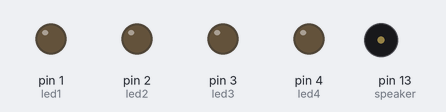
The sketch below on a simulated Arduino Uno, built with avr-gcc and run on an emulated ATmega328P. Shown: output pins drawn as LEDs (lit = HIGH), buzzer (waves = sounding).

Above: at 0.2 s.
At 4.5 s:
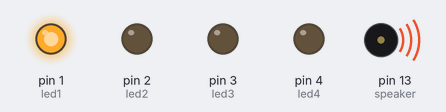
At 9.3 s:
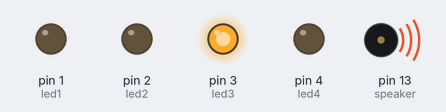
At 16.1 s:
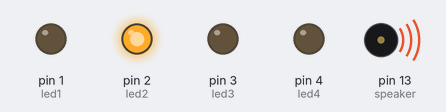
At 18.7 s:
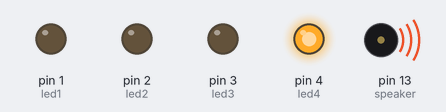
Timing chart, 0 to 22.3 s (numbered marks = the images above):
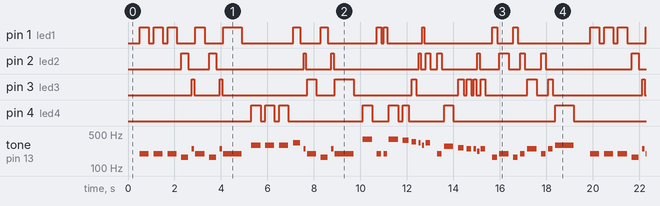

Measured:
- by itself, pin 1 (led1): moves between LOW and HIGH, repeating every 19.4 s
- by itself, pin 2 (led2): LOW → HIGH at 2.3 s, → LOW 0.30 s later, → HIGH 0.90 s later, → LOW 0.30 s later, … (44 changes in this stretch)
- by itself, pin 3 (led3): LOW → HIGH at 2.8 s, → LOW 0.10 s later, → HIGH 1.1 s later, → LOW 0.10 s later, … (44 changes in this stretch)
- by itself, pin 4 (led4): LOW → HIGH at 5.3 s, → LOW 0.40 s later, → HIGH 0.20 s later, → LOW 0.40 s later, … (32 changes in this stretch)
- by itself, tone on pin 13 (speaker): plays 196 Hz for 0.40 s, 196 Hz for 0.40 s, 196 Hz for 0.40 s, 165 Hz for 0.30 s, 247 Hz for 0.10 s, 196 Hz for 0.40 s … (86 notes in this stretch)

The sketch:

The_Imperial_March.ino
```cpp
int speaker = 13;
int led1 = 1;
int led2 = 2;
int led3 = 3;
int led4 = 4;
int E3 = 165;
int G3 = 196;
#define A3 220
int B3 = 247;
int C4 = 262;
int CS4 = 277;
int D4 = 294;
int E4 = 330;
int F4 = 349;
int FS4 = 370;
int G4 = 392;

void setup() {
  // put your setup code here, to run once:
  pinMode(speaker, OUTPUT);
  pinMode(led1, OUTPUT);
  pinMode(led2, OUTPUT);
  pinMode(led3, OUTPUT);
  pinMode(led4, OUTPUT);
}

void loop() {
  // put your main code here, to run repeatedly:
  delay(500);
  for (int i = 0; i < 3; i++)  {
    digitalWrite(led1, HIGH);
    tone(speaker, G3);
    delay(400);
    digitalWrite(led1, LOW);
    noTone(speaker);
    delay(200);
  }

  digitalWrite(led2, HIGH);
  tone(speaker, E3);
  delay(300);
  digitalWrite(led2, LOW);
  noTone(speaker);
  delay(150);

  digitalWrite(led3, HIGH);
  tone(speaker, B3);
  delay(100);
  digitalWrite(led3, LOW);
  noTone(speaker);
  delay(50);

  digitalWrite(led1, HIGH);
  tone(speaker, G3);
  delay(400);
  digitalWrite(led1, LOW);
  noTone(speaker);
  delay(200);

  digitalWrite(led2, HIGH);
  tone(speaker, E3);
  delay(300);
  digitalWrite(led2, LOW);
  noTone(speaker);
  delay(150);

  digitalWrite(led3, HIGH);
  tone(speaker, B3);
  delay(100);
  digitalWrite(led3, LOW);
  noTone(speaker);
  delay(50);

  digitalWrite(led1, HIGH);
  tone(speaker, G3);
  delay(800);
  digitalWrite(led1, LOW);
  noTone(speaker);
  delay(400);

//NEW SECTION

  for (int i = 0; i < 3; i++)  {
    digitalWrite(led4, HIGH);
    tone(speaker, D4);
    delay(400);
    digitalWrite(led4, LOW);
    noTone(speaker);
    delay(200);
  }

  digitalWrite(led1, HIGH);
  tone(speaker, E4);
  delay(300);
  digitalWrite(led1, LOW);
  noTone(speaker);
  delay(150);

  digitalWrite(led2, HIGH);
  tone(speaker, B3);
  delay(100);
  digitalWrite(led2, LOW);
  noTone(speaker);
  delay(50);

  digitalWrite(led3, HIGH);
  tone(speaker, G3);
  delay(400);
  digitalWrite(led3, LOW);
  noTone(speaker);
  delay(200);

  digitalWrite(led1, HIGH);
  tone(speaker, E3);
  delay(300);
  digitalWrite(led1, LOW);
  noTone(speaker);
  delay(150);

  digitalWrite(led2, HIGH);
  tone(speaker, B3);
  delay(100);
  digitalWrite(led2, LOW);
  noTone(speaker);
  delay(50);

  digitalWrite(led3, HIGH);
  tone(speaker, G3);
  delay(800);
  digitalWrite(led3, LOW);
  noTone(speaker);
  delay(400);

//NEW SECTION


  digitalWrite(led4, HIGH);
  tone(speaker, G4);
  delay(400);
  digitalWrite(led4, LOW);
  noTone(speaker);
  delay(200);

  digitalWrite(led1, HIGH);
  tone(speaker, G3);
  delay(200);
  digitalWrite(led1, LOW);
  noTone(speaker);
  delay(100);

  digitalWrite(led1, HIGH);
  tone(speaker, G3);
  delay(150);
  digitalWrite(led1, LOW);
  noTone(speaker);
  delay(75);

  digitalWrite(led4, HIGH);
  tone(speaker, G4);
  delay(400);
  digitalWrite(led4, LOW);
  noTone(speaker);
  delay(200);

  digitalWrite(led4, HIGH);
  tone(speaker, FS4);
  delay(250);
  digitalWrite(led4, LOW);
  noTone(speaker);
  delay(125);

  digitalWrite(led3, HIGH);
  tone(speaker, F4);
  delay(200);
  digitalWrite(led3, LOW);
  noTone(speaker);
  delay(100);

  digitalWrite(led2, HIGH);
  tone(speaker, E4);
  delay(100);
  digitalWrite(led2, LOW);
  noTone(speaker);
  delay(50);

  digitalWrite(led1, HIGH);
  tone(speaker, D4);
  delay(100);
  digitalWrite(led1, LOW);
  noTone(speaker);
  delay(50);

  digitalWrite(led2, HIGH);
  tone(speaker, E4);
  delay(200);
  digitalWrite(led2, LOW);
  noTone(speaker);
  delay(300);

//NEW SECTION

  digitalWrite(led2, HIGH);
  tone(speaker, G3);
  delay(200);
  digitalWrite(led2, LOW);
  noTone(speaker);
  delay(100);

  digitalWrite(led4, HIGH);
  tone(speaker, CS4);
  delay(400);
  digitalWrite(led4, LOW);
  noTone(speaker);
  delay(200);

  digitalWrite(led3, HIGH);
  tone(speaker, C4);
  delay(250);
  digitalWrite(led3, LOW);
  noTone(speaker);
  delay(125);

  digitalWrite(led3, HIGH);
  tone(speaker, B3);
  delay(200);
  digitalWrite(led3, LOW);
  noTone(speaker);
  delay(100);

  digitalWrite(led3, HIGH);
  tone(speaker, B3);
  delay(100);
  digitalWrite(led3, LOW);
  noTone(speaker);
  delay(50);

  digitalWrite(led2, HIGH);
  tone(speaker, A3);
  delay(100);
  digitalWrite(led2, LOW);
  noTone(speaker);
  delay(50);

  digitalWrite(led3, HIGH);
  tone(speaker, B3);
  delay(200);
  digitalWrite(led3, LOW);
  noTone(speaker);
  delay(300);

//NEW SECTION

  digitalWrite(led1, HIGH);
  tone(speaker, E3);
  delay(200);
  digitalWrite(led1, LOW);
  noTone(speaker);
  delay(100);

  digitalWrite(led2, HIGH);
  tone(speaker, G3);
  delay(400);
  digitalWrite(led2, LOW);
  noTone(speaker);
  delay(200);

  digitalWrite(led1, HIGH);
  tone(speaker, E3);
  delay(200);
  digitalWrite(led1, LOW);
  noTone(speaker);
  delay(100);

  digitalWrite(led2, HIGH);
  tone(speaker, G3);
  delay(200);
  digitalWrite(led2, LOW);
  noTone(speaker);
  delay(100);

  digitalWrite(led3, HIGH);
  tone(speaker, B3);
  delay(400);
  digitalWrite(led3, LOW);
  noTone(speaker);
  delay(200);

  digitalWrite(led2, HIGH);
  tone(speaker, G3);
  delay(200);
  digitalWrite(led2, LOW);
  noTone(speaker);
  delay(100);

  digitalWrite(led3, HIGH);
  tone(speaker, B3);
  delay(200);
  digitalWrite(led3, LOW);
  noTone(speaker);
  delay(100);

  digitalWrite(led4, HIGH);
  tone(speaker, D4);
  delay(800);
  digitalWrite(led4, LOW);
  noTone(speaker);
  delay(200);
}
```
